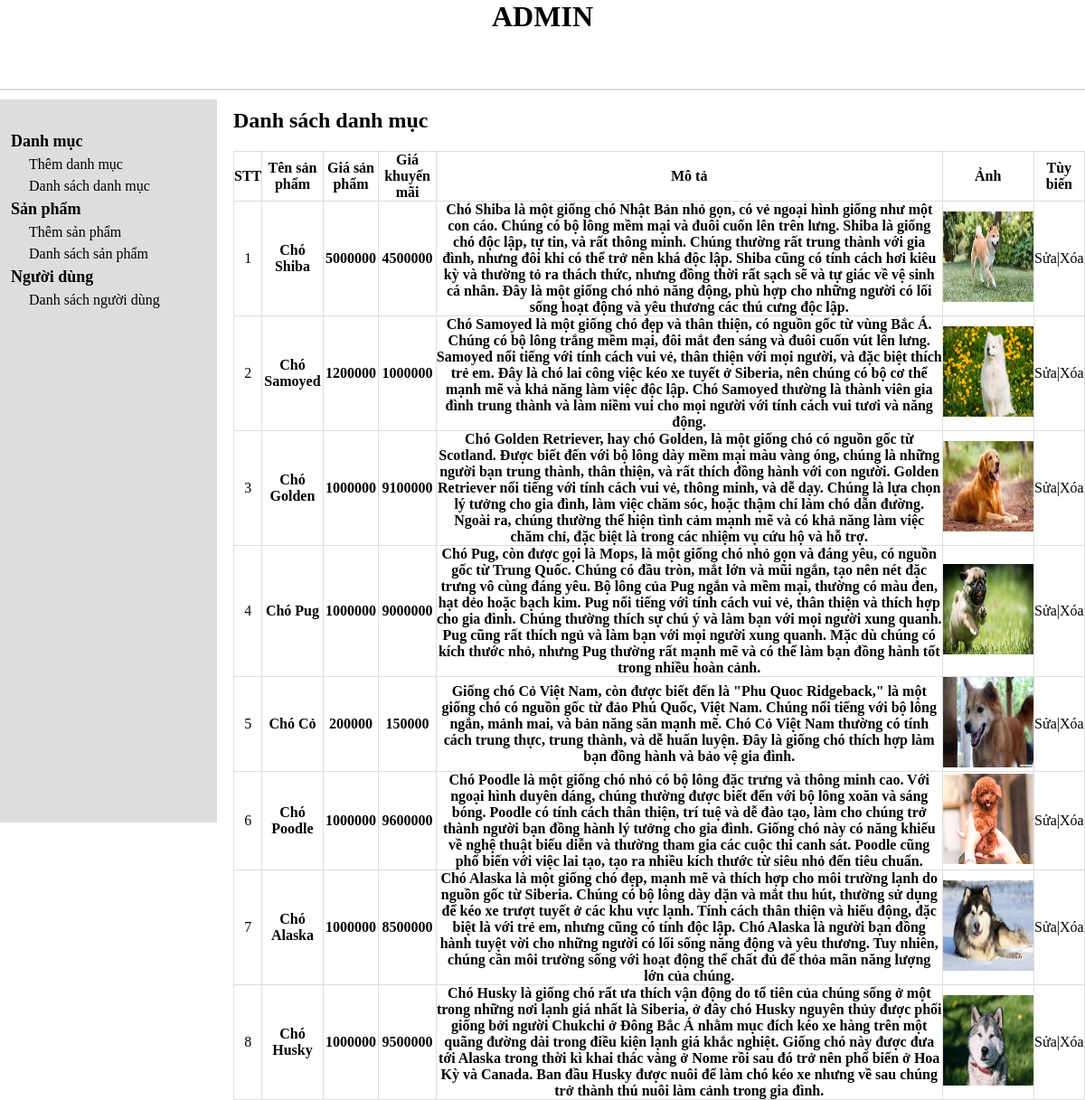
The app's page /admin/productlist.php with its own data.
### tables this page shows
CREATE TABLE `tbl_product` (
  `product_id` int(11) NOT NULL,
  `product_name` varchar(255) NOT NULL,
  `cartegory_id` int(11) NOT NULL,
  `product_price` varchar(255) NOT NULL,
  `product_price_new` varchar(255) NOT NULL,
  `product_desc` varchar(2000) NOT NULL,
  `product_img` varchar(255) NOT NULL,
  `qty` varchar(20) NOT NULL
);

### admin/database.php (called while the page is built, shortened)
<?php
    class Database{
        public $host = DB_HOST;
        public $user = DB_USER;
        public $pass = DB_PASS;
        public $dbname = DB_NAME;
        public $link;
        private function connectDB(){
            $this->link = new mysqli($this->host, $this->user, $this->pass, $this->dbname);
        }
        public function select($query){
            $result = $this->link->query($query) or die($this->link->error.__LINE__);
            if($result->num_rows > 0){
                return $result;
            }else{
                return false;
            }
        }
    }
?>

### admin/class/product_class.php (called while the page is built, shortened)
<?php
    include"database.php";
?>
<?php
    class product{
        private $db;
        public function __construct(){
            $this->db = new Database();
        }
        public function show_product(){
            $query = "SELECT * FROM tbl_product ORDER BY product_id DESC";
            $result = $this->db->select($query);
            return $result;
        }
    }

### admin/productlist.php (the view)
<?php
    include "header.php";
    include "slider.php";
    include "class/product_class.php";
?>
<?php
    $product = new product;
    $show_product = $product -> show_product();
?>
<div class="admin-content-right">
<div class="admin-content-right-cartegory-list">
                <h1>Danh sách danh mục</h1>
                <table>
                    <tr>
                        <th>STT</th>
                        <th>Tên sản phẩm</th>
                        <th>Giá sản phẩm</th>
                        <th>Giá khuyến mãi</th>
                        <th>Mô tả</th>
                        <th>Ảnh</th>
                        <th>Tùy biến</th>
                    </tr>
                    <?php
                    if($show_product){
                        $i=0;
                        while($result = $show_product->fetch_assoc()){
                            $i++;
                    ?>
                    <tr>
                        <td><?php echo $i?></td>
                        <th><?php echo $result['product_name'] ?></th>
                        <th><?php echo $result['product_price'] ?></th>
                        <th><?php echo $result['product_price_new'] ?></th>
                        <th><?php echo $result['product_desc'] ?></th>
                        <td><img src="uploads/<?php echo $result['product_img'] ?>" alt="Product Image" style="width: 100px; height: 100px;"></td>
                        <td><a href="productEdit.php?product_id=<?php echo $result['product_id'] ?>">Sửa</a>|<a href="productDelete.php?product_id=<?php echo $result['product_id'] ?>">Xóa</a></td>
                    </tr>
                    <?php
                    }
                }
                ?>
                </table>
            </div>
</div>
    </section>
</body>
</html>

### admin/header.php (shortened to what this page needs)
<!DOCTYPE html>
<html lang="en">
<head>
    <link rel="stylesheet" href="style.css">
</head>
<body>
    <header>
    <h1>ADMIN</h1>
    </header>

### admin/slider.php
<section class="admin-content">
        <div class="admin-content-left">
            <ul>
                <li><a href="#">Danh mục</a>
                <ul>
                    <li><a href="cartegoryadd.php">Thêm danh mục</a></li>
                    <li><a href="cartegory_list.php">Danh sách danh mục</a></li>
                </ul>
                </li>
                <li><a href="#">Sản phẩm</a>
                    <ul>
                        <li><a href="productadd.php">Thêm sản phẩm</a></li>
                        <li><a href="productlist.php">Danh sách sản phẩm</a></li>
                    </ul>
                </li>
                <li><a href="#">Người dùng</a>
                    <ul>
                        <li><a href="user-admin_list.php">Danh sách người dùng</a></li>
                    </ul>
                </li>
            </ul>
        </div>

### admin/style.css (style rules this page uses)
* { margin: 0; padding: 0; box-sizing: border-box; color: black; outline: none; }
a { text-decoration: none; }
ul { list-style: none; }
header { height: 100px; width: 100vw; border-bottom: 2px solid #ddd; text-align: center; }
.admin-content { padding-top: 10px; display: flex; }
.admin-content-left { background-color: #ddd; width: 20%; height: 100vh; padding: 30px 0 0 12px; }
.admin-content-left> ul> li> a { font-weight: bold; font-size: 18px; }
.admin-content-left ul li { margin: 6px 0; }
.admin-content-left ul ul { margin-left: 20px; }
.admin-content-right { width: 80%; padding: 10px 0 0 18px; }
.admin-content-right-cartegory-list table { width: 100%; text-align: center; margin-top: 20px; }
.admin-content-right-cartegory-list table tr th,td { border: 1px solid #ddd; }
table { border-collapse: collapse; }

### records on screen
tbl_product: product_name "Chó Shiba", product_price "5000000", product_price_new "4500000", product_desc "Chó Shiba là một giống chó Nhật Bản nhỏ gọn, có vẻ ngoại hình giống như một con cáo. Chúng có bộ lông mềm mại và đuôi cuốn lên trên lưng. Shiba là giống chó độc lập, tự tin, và rất thông minh. Chúng thường rất trung thành với gia đình, nhưng đôi khi có thể trở nên khá độc lập. Shiba cũng có tính cách hơi kiêu kỳ và thường tỏ ra thách thức, nhưng đồng thời rất sạch sẽ và tự giác về vệ sinh cá nhân. Đây là một giống chó nhỏ năng động, phù hợp cho những người có lối sống hoạt động và yêu thương các thú cưng độc lập.", product_img (picture)
tbl_product: product_name "Chó Samoyed", product_price "1200000", product_price_new "1000000", product_desc "Chó Samoyed là một giống chó đẹp và thân thiện, có nguồn gốc từ vùng Bắc Á. Chúng có bộ lông trắng mềm mại, đôi mắt đen sáng và đuôi cuốn vút lên lưng. Samoyed nổi tiếng với tính cách vui vẻ, thân thiện với mọi người, và đặc biệt thích trẻ em. Đây là chó lai công việc kéo xe tuyết ở Siberia, nên chúng có bộ cơ thể mạnh mẽ và khả năng làm việc độc lập. Chó Samoyed thường là thành viên gia đình trung thành và làm niềm vui cho mọi người với tính cách vui tươi và năng động.", product_img (picture)
tbl_product: product_name "Chó Golden", product_price "1000000", product_price_new "9100000", product_desc "Chó Golden Retriever, hay chó Golden, là một giống chó có nguồn gốc từ Scotland. Được biết đến với bộ lông dày mềm mại màu vàng óng, chúng là những người bạn trung thành, thân thiện, và rất thích đồng hành với con người. Golden Retriever nổi tiếng với tính cách vui vẻ, thông minh, và dễ dạy. Chúng là lựa chọn lý tưởng cho gia đình, làm việc chăm sóc, hoặc thậm chí làm chó dẫn đường. Ngoài ra, chúng thường thể hiện tình cảm mạnh mẽ và có khả năng làm việc chăm chỉ, đặc biệt là trong các nhiệm vụ cứu hộ và hỗ trợ.", product_img (picture)
tbl_product: product_name "Chó Pug", product_price "1000000", product_price_new "9000000", product_desc "Chó Pug, còn được gọi là Mops, là một giống chó nhỏ gọn và đáng yêu, có nguồn gốc từ Trung Quốc. Chúng có đầu tròn, mắt lớn và mũi ngắn, tạo nên nét đặc trưng vô cùng đáng yêu. Bộ lông của Pug ngắn và mềm mại, thường có màu đen, hạt dẻo hoặc bạch kim. Pug nổi tiếng với tính cách vui vẻ, thân thiện và thích hợp cho gia đình. Chúng thường thích sự chú ý và làm bạn với mọi người xung quanh. Pug cũng rất thích ngủ và làm bạn với mọi người xung quanh. Mặc dù chúng có kích thước nhỏ, nhưng Pug thường rất mạnh mẽ và có thể làm bạn đồng hành tốt trong nhiều hoàn cảnh.", product_img (picture)
tbl_product: product_name "Chó Cỏ", product_price "200000", product_price_new "150000", product_desc "Giống chó Cỏ Việt Nam, còn được biết đến là \"Phu Quoc Ridgeback,\" là một giống chó có nguồn gốc từ đảo Phú Quốc, Việt Nam. Chúng nổi tiếng với bộ lông ngắn, mảnh mai, và bản năng săn mạnh mẽ. Chó Cỏ Việt Nam thường có tính cách trung thực, trung thành, và dễ huấn luyện. Đây là giống chó thích hợp làm bạn đồng hành và bảo vệ gia đình.", product_img (picture)
tbl_product: product_name "Chó Poodle", product_price "1000000", product_price_new "9600000", product_desc "Chó Poodle là một giống chó nhỏ có bộ lông đặc trưng và thông minh cao. Với ngoại hình duyên dáng, chúng thường được biết đến với bộ lông xoăn và sáng bóng. Poodle có tính cách thân thiện, trí tuệ và dễ đào tạo, làm cho chúng trở thành người bạn đồng hành lý tưởng cho gia đình. Giống chó này có năng khiếu về nghệ thuật biểu diễn và thường tham gia các cuộc thi canh sát. Poodle cũng phổ biến với việc lai tạo, tạo ra nhiều kích thước từ siêu nhỏ đến tiêu chuẩn.", product_img (picture)
tbl_product: product_name "Chó Alaska", product_price "1000000", product_price_new "8500000", product_desc "Chó Alaska là một giống chó đẹp, mạnh mẽ và thích hợp cho môi trường lạnh do nguồn gốc từ Siberia. Chúng có bộ lông dày dặn và mắt thu hút, thường sử dụng để kéo xe trượt tuyết ở các khu vực lạnh. Tính cách thân thiện và hiếu động, đặc biệt là với trẻ em, nhưng cũng có tính độc lập. Chó Alaska là người bạn đồng hành tuyệt vời cho những người có lối sống năng động và yêu thương. Tuy nhiên, chúng cần môi trường sống với hoạt động thể chất đủ để thỏa mãn năng lượng lớn của chúng.", product_img (picture)
tbl_product: product_name "Chó Husky", product_price "1000000", product_price_new "9500000", product_desc "Chó Husky là giống chó rất ưa thích vận động do tổ tiên của chúng sống ở một trong những nơi lạnh giá nhất là Siberia, ở đây chó Husky nguyên thủy được phối giống bởi người Chukchi ở Đông Bắc Á nhằm mục đích kéo xe hàng trên một quãng đường dài trong điều kiện lạnh giá khắc nghiệt. Giống chó này được đưa tới Alaska trong thời kì khai thác vàng ở Nome rồi sau đó trở nên phổ biến ở Hoa Kỳ và Canada. Ban đầu Husky được nuôi để làm chó kéo xe nhưng về sau chúng trở thành thú nuôi làm cảnh trong gia đình.", product_img (picture)
